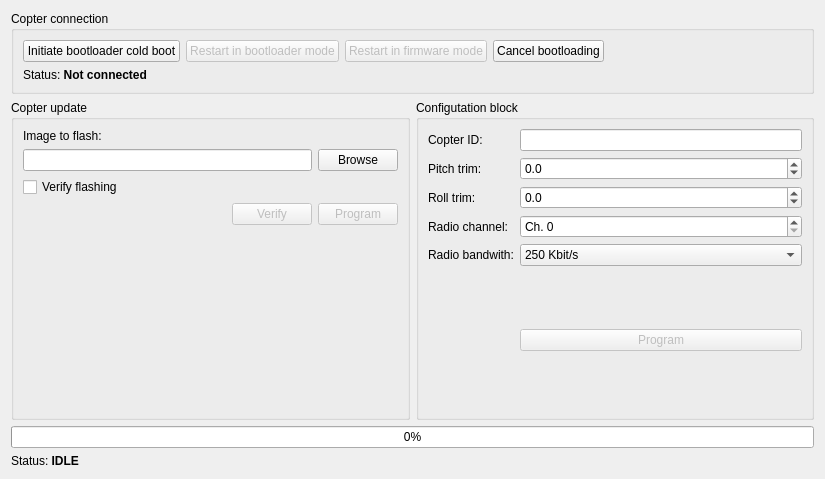
<?xml version="1.0" encoding="UTF-8"?>
<ui version="4.0">
 <class>Form</class>
 <widget class="QWidget" name="Form">
  <property name="windowModality">
   <enum>Qt::ApplicationModal</enum>
  </property>
  <property name="enabled">
   <bool>true</bool>
  </property>
  <property name="geometry">
   <rect>
    <x>0</x>
    <y>0</y>
    <width>825</width>
    <height>479</height>
   </rect>
  </property>
  <property name="windowTitle">
   <string>Crazyflie Service</string>
  </property>
  <layout class="QGridLayout" name="gridLayout_3">
   <item row="0" column="0">
    <layout class="QVBoxLayout" name="verticalLayout">
     <item>
      <widget class="QGroupBox" name="groupBox">
       <property name="title">
        <string>Copter connection</string>
       </property>
       <layout class="QVBoxLayout" name="verticalLayout_2">
        <item>
         <layout class="QHBoxLayout" name="horizontalLayout_2">
          <item>
           <widget class="QPushButton" name="coldBootButton">
            <property name="text">
             <string>Initiate bootloader cold boot</string>
            </property>
           </widget>
          </item>
          <item>
           <widget class="QPushButton" name="pushButton_2">
            <property name="enabled">
             <bool>false</bool>
            </property>
            <property name="text">
             <string>Restart in bootloader mode</string>
            </property>
           </widget>
          </item>
          <item>
           <widget class="QPushButton" name="resetButton">
            <property name="enabled">
             <bool>false</bool>
            </property>
            <property name="text">
             <string>Restart in firmware mode</string>
            </property>
           </widget>
          </item>
          <item>
           <widget class="QPushButton" name="_cancel_bootloading">
            <property name="text">
             <string>Cancel bootloading</string>
            </property>
           </widget>
          </item>
          <item>
           <spacer name="horizontalSpacer">
            <property name="orientation">
             <enum>Qt::Horizontal</enum>
            </property>
            <property name="sizeHint" stdset="0">
             <size>
              <width>40</width>
              <height>20</height>
             </size>
            </property>
           </spacer>
          </item>
         </layout>
        </item>
        <item>
         <widget class="QLabel" name="connectionStatus">
          <property name="text">
           <string>Status: &lt;b&gt;Not connected&lt;/b&gt;</string>
          </property>
         </widget>
        </item>
       </layout>
      </widget>
     </item>
     <item>
      <layout class="QGridLayout" name="gridLayout">
       <property name="horizontalSpacing">
        <number>6</number>
       </property>
       <item row="0" column="0">
        <widget class="QGroupBox" name="groupBox_2">
         <property name="enabled">
          <bool>true</bool>
         </property>
         <property name="title">
          <string>Copter update</string>
         </property>
         <layout class="QVBoxLayout" name="verticalLayout_3">
          <item>
           <layout class="QGridLayout" name="gridLayout_4">
            <item row="1" column="2">
             <widget class="QPushButton" name="imagePathBrowseButton">
              <property name="text">
               <string>Browse</string>
              </property>
             </widget>
            </item>
            <item row="2" column="0">
             <widget class="QCheckBox" name="verifyCheckBox">
              <property name="text">
               <string>Verify flashing</string>
              </property>
             </widget>
            </item>
            <item row="0" column="0">
             <widget class="QLabel" name="label_3">
              <property name="text">
               <string>Image to flash:</string>
              </property>
             </widget>
            </item>
            <item row="1" column="0">
             <widget class="QLineEdit" name="imagePathLine"/>
            </item>
           </layout>
          </item>
          <item>
           <layout class="QHBoxLayout" name="horizontalLayout_3">
            <item>
             <spacer name="horizontalSpacer_2">
              <property name="orientation">
               <enum>Qt::Horizontal</enum>
              </property>
              <property name="sizeHint" stdset="0">
               <size>
                <width>40</width>
                <height>20</height>
               </size>
              </property>
             </spacer>
            </item>
            <item>
             <widget class="QPushButton" name="verifyButton">
              <property name="enabled">
               <bool>false</bool>
              </property>
              <property name="text">
               <string>Verify</string>
              </property>
             </widget>
            </item>
            <item>
             <widget class="QPushButton" name="programButton">
              <property name="enabled">
               <bool>false</bool>
              </property>
              <property name="text">
               <string>Program</string>
              </property>
             </widget>
            </item>
           </layout>
          </item>
          <item>
           <spacer name="verticalSpacer_3">
            <property name="orientation">
             <enum>Qt::Vertical</enum>
            </property>
            <property name="sizeHint" stdset="0">
             <size>
              <width>20</width>
              <height>40</height>
             </size>
            </property>
           </spacer>
          </item>
         </layout>
        </widget>
       </item>
       <item row="0" column="1">
        <widget class="QGroupBox" name="configBlockGroup">
         <property name="enabled">
          <bool>true</bool>
         </property>
         <property name="title">
          <string>Configutation block</string>
         </property>
         <layout class="QGridLayout" name="gridLayout_2">
          <item row="7" column="0">
           <widget class="QLabel" name="label_9">
            <property name="text">
             <string>Radio bandwith:</string>
            </property>
           </widget>
          </item>
          <item row="7" column="2">
           <widget class="QComboBox" name="radioSpeed">
            <property name="editable">
             <bool>false</bool>
            </property>
            <property name="currentIndex">
             <number>0</number>
            </property>
            <item>
             <property name="text">
              <string>250 Kbit/s</string>
             </property>
            </item>
            <item>
             <property name="text">
              <string>1 MBit/s</string>
             </property>
            </item>
            <item>
             <property name="text">
              <string> 2 MBit/s</string>
             </property>
            </item>
           </widget>
          </item>
          <item row="2" column="0">
           <widget class="QLabel" name="label_4">
            <property name="text">
             <string>Pitch trim:</string>
            </property>
           </widget>
          </item>
          <item row="3" column="0">
           <widget class="QLabel" name="label_6">
            <property name="text">
             <string>Roll trim:</string>
            </property>
           </widget>
          </item>
          <item row="0" column="2">
           <widget class="QLineEdit" name="copterId">
            <property name="enabled">
             <bool>true</bool>
            </property>
            <property name="text">
             <string/>
            </property>
            <property name="readOnly">
             <bool>true</bool>
            </property>
           </widget>
          </item>
          <item row="9" column="2">
           <widget class="QPushButton" name="saveConfigblock">
            <property name="enabled">
             <bool>false</bool>
            </property>
            <property name="text">
             <string>Program</string>
            </property>
           </widget>
          </item>
          <item row="6" column="0">
           <widget class="QLabel" name="label_8">
            <property name="text">
             <string>Radio channel:</string>
            </property>
           </widget>
          </item>
          <item row="6" column="2">
           <widget class="QSpinBox" name="radioChannel">
            <property name="prefix">
             <string>Ch. </string>
            </property>
            <property name="maximum">
             <number>127</number>
            </property>
           </widget>
          </item>
          <item row="10" column="2">
           <spacer name="verticalSpacer">
            <property name="orientation">
             <enum>Qt::Vertical</enum>
            </property>
            <property name="sizeHint" stdset="0">
             <size>
              <width>20</width>
              <height>40</height>
             </size>
            </property>
           </spacer>
          </item>
          <item row="0" column="0">
           <widget class="QLabel" name="label_10">
            <property name="text">
             <string>Copter ID:</string>
            </property>
           </widget>
          </item>
          <item row="8" column="0">
           <spacer name="verticalSpacer_2">
            <property name="orientation">
             <enum>Qt::Vertical</enum>
            </property>
            <property name="sizeHint" stdset="0">
             <size>
              <width>0</width>
              <height>10</height>
             </size>
            </property>
           </spacer>
          </item>
          <item row="2" column="2">
           <widget class="QDoubleSpinBox" name="pitchTrim">
            <property name="decimals">
             <number>1</number>
            </property>
            <property name="minimum">
             <double>-10.000000000000000</double>
            </property>
            <property name="maximum">
             <double>10.000000000000000</double>
            </property>
           </widget>
          </item>
          <item row="3" column="2">
           <widget class="QDoubleSpinBox" name="rollTrim">
            <property name="decimals">
             <number>1</number>
            </property>
            <property name="minimum">
             <double>-10.000000000000000</double>
            </property>
            <property name="maximum">
             <double>10.000000000000000</double>
            </property>
           </widget>
          </item>
         </layout>
        </widget>
       </item>
      </layout>
     </item>
     <item>
      <layout class="QVBoxLayout" name="verticalLayout_6">
       <item>
        <widget class="QProgressBar" name="progressBar">
         <property name="value">
          <number>0</number>
         </property>
        </widget>
       </item>
       <item>
        <widget class="QLabel" name="statusLabel">
         <property name="text">
          <string>Status: &lt;b&gt;IDLE&lt;/b&gt;</string>
         </property>
        </widget>
       </item>
      </layout>
     </item>
    </layout>
   </item>
  </layout>
 </widget>
 <resources/>
 <connections/>
</ui>
